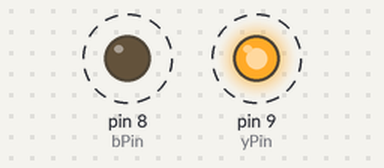
Bench run of a sketch on a simulated Arduino Uno, built with avr-gcc and run on an emulated ATmega328P. Parts: output pins drawn as LEDs (lit = HIGH). Dashed ring = blinking.

Above: at 0.03 s.
Timing chart, 0 to 3.0 s (numbered marks = the images above):
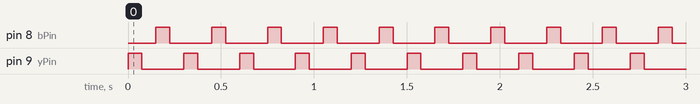

Measured:
- by itself, pin 8 (bPin), pin 9 (yPin): alternates HIGH for 0.08 s and LOW for 0.23 s

The sketch:

BLINK_LED.ino
```cpp
int yPin = 9;
int bPin = 8;
void setup() {
  // put your setup code here, to run once:
pinMode(yPin, OUTPUT);
pinMode(bPin, OUTPUT);
}

void loop() {
  // put your main code here, to run repeatedly:
digitalWrite(yPin, HIGH);
delay(75);
digitalWrite(yPin, LOW);
delay(75);
digitalWrite(bPin, HIGH);
delay(75);
digitalWrite(bPin, LOW);
delay(75);
}
```
